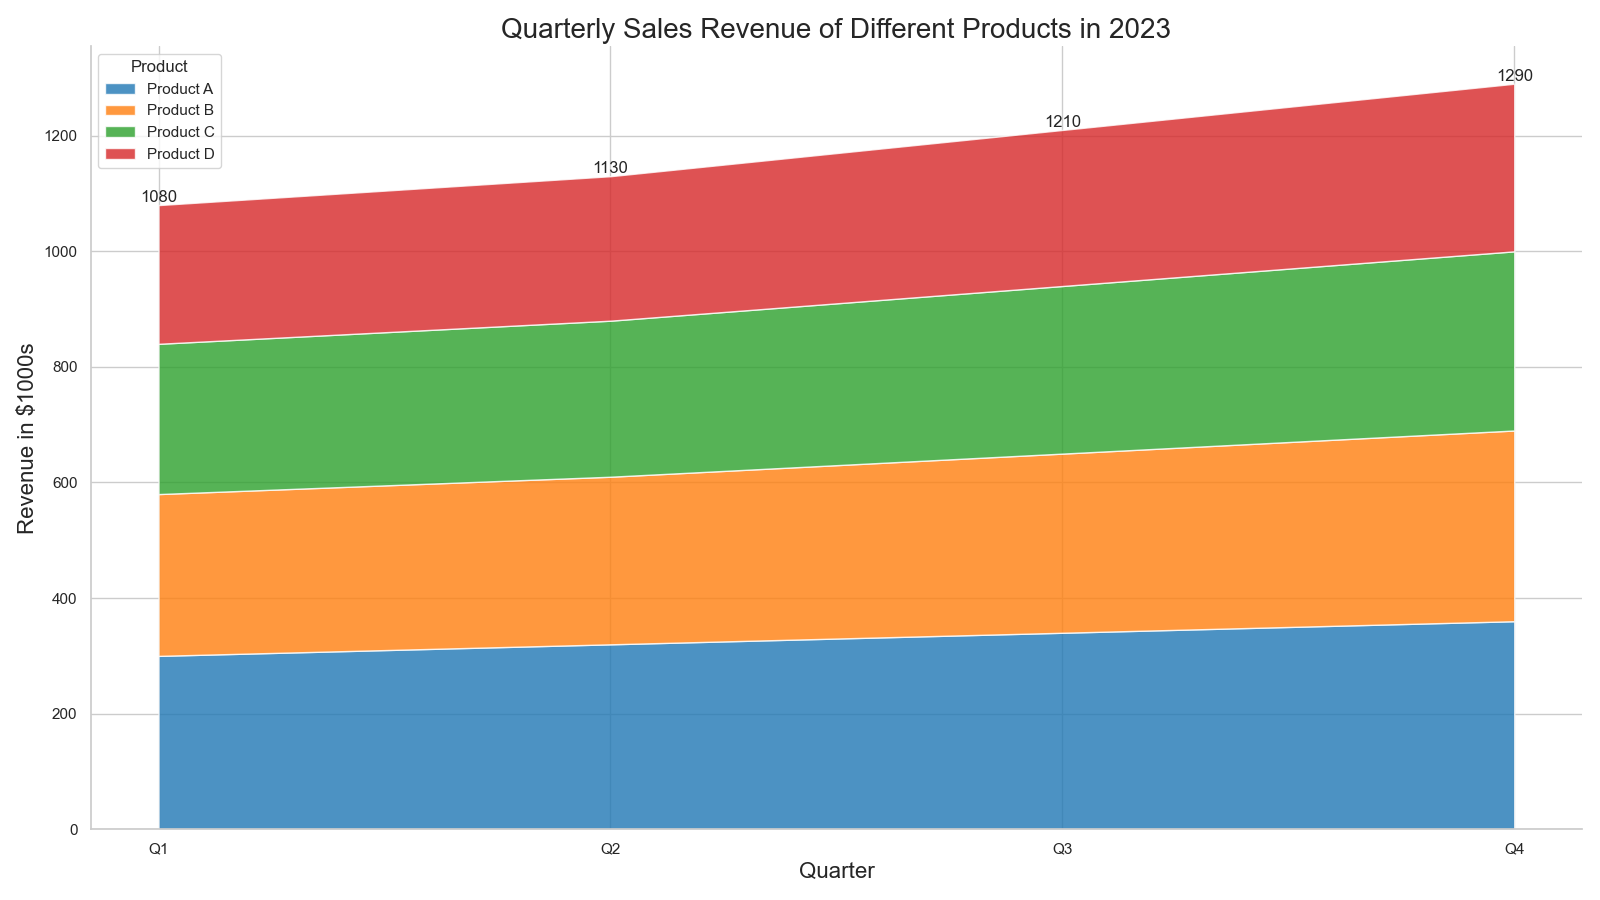

The script that drew this image:

import pandas as pd
import seaborn as sns
import matplotlib.pyplot as plt

# Define the dataset
data = {
    'Quarter': ['Q1', 'Q2', 'Q3', 'Q4'],
    'Product A': [300, 320, 340, 360],
    'Product B': [280, 290, 310, 330],
    'Product C': [260, 270, 290, 310],
    'Product D': [240, 250, 270, 290]
}

# Create a DataFrame
df = pd.DataFrame(data)

# Data preparation for stacked area chart
df_melted = df.melt('Quarter', var_name='Product', value_name='Sales')

# Transformation of 'Quarter' to categorical type for proper ordering
df_melted['Quarter'] = pd.Categorical(df_melted['Quarter'],
                                    categories=data['Quarter'],
                                    ordered=True)

# Plotting
plt.figure(figsize=(16, 9))

# Product A: #1f77b4, Product B: #ff7f0e, Product C: #2ca02c, Product D: #d62728
colors = ["#1f77b4", "#ff7f0e", "#2ca02c", "#d62728"]

# Stackplot
plt.stackplot(df['Quarter'], df.iloc[:, 1:].values.T, labels=df.columns[1:], colors=colors, alpha=0.8)

# Beautifying the plot
plt.title('Quarterly Sales Revenue of Different Products in 2023', fontsize=20)
plt.ylabel('Revenue in $1000s', fontsize=16)
plt.xlabel('Quarter', fontsize=16)
plt.xticks(rotation=0)
plt.legend(title='Product', loc='upper left')

# Annotation
for i, row in df.iterrows():
    total_sales = row['Product A'] + row['Product B'] + row['Product C'] + row['Product D']
    plt.text(row['Quarter'], total_sales, f'{total_sales}', ha='center', va='bottom')

sns.despine()

# Show the plot
plt.tight_layout()
plt.show()
